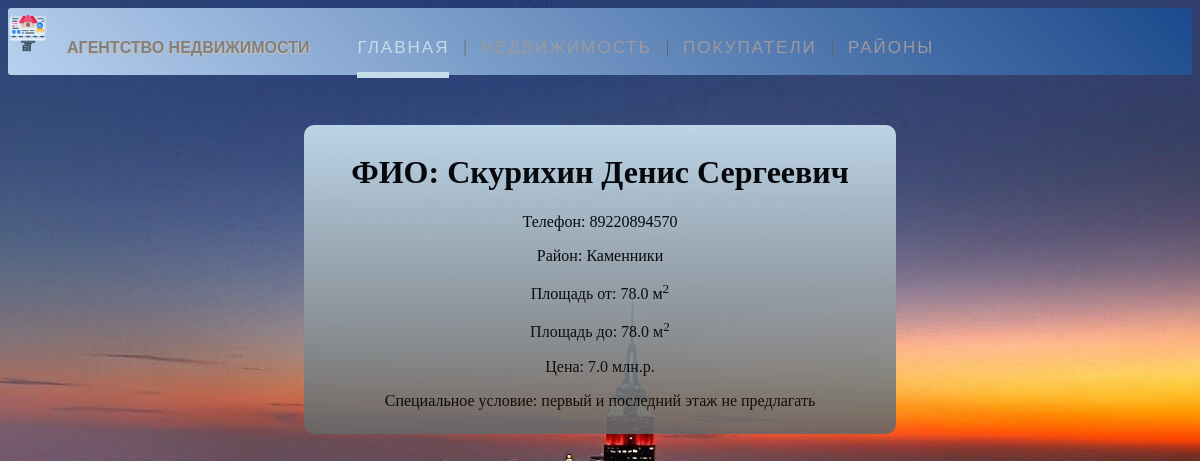
Page /buyers/2 on the earlier database version.
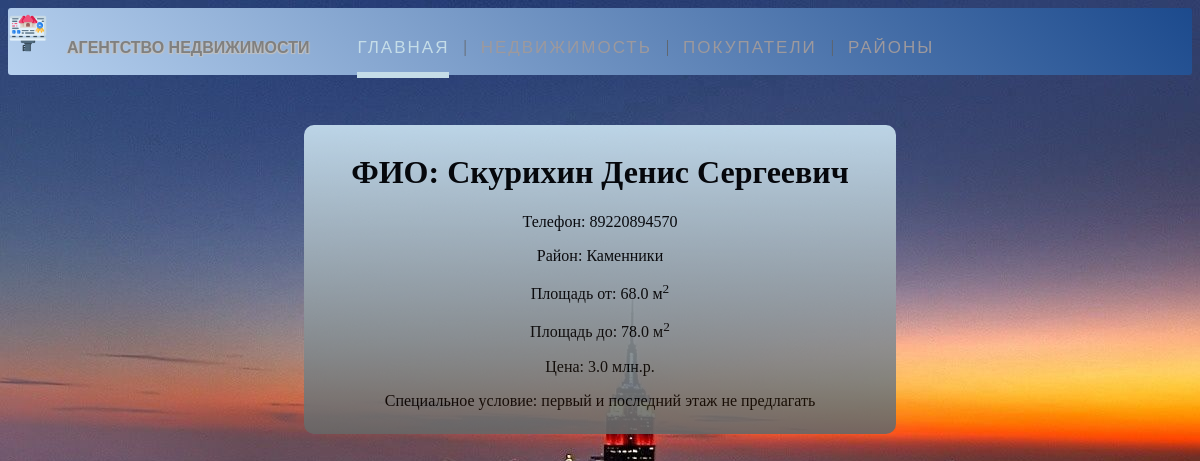
Same page on the later database version.
### webApp/models.py (models this page shows, shortened)
class Buyers(models.Model):
    id = models.AutoField('id', primary_key=True)
    fio = models.CharField('ФИО', max_length=50)
    phone = models.CharField('Номер телефона', max_length=12)
    id_district = models.IntegerField('Район')
    min_area = models.FloatField('Площадь')
    max_area = models.FloatField('Площадь')
    price = models.FloatField('Цена')
    spicial_condition = models.BooleanField('Специальное условие')
    class Meta:
        verbose_name = 'Покупатель'
        verbose_name_plural = 'Покупатели'

class Directory(models.Model):
    id = models.AutoField('id', primary_key=True)
    name_district = models.CharField('Район', max_length=60)
    class Meta:
        verbose_name = 'Район'
        verbose_name_plural = 'Районы'

### webApp/views.py (the view)
# urls.py: path('buyers/<int:pk>', views.buyesDetail, name='buyer-detail'),
def buyesDetail(request, pk):
    buyers = Buyers.objects.get(id=pk)
    form = {
        'fio': buyers.fio,
        'phone': buyers.phone,
        'district': Directory.objects.filter(id=buyers.id_district)[0].name_district,
        'min_area': buyers.min_area,
        'max_area': buyers.max_area,
        'price': buyers.price,
        'spicial_condition': buyers.spicial_condition
    }
    return render(request, 'webApp/details_buyers.html', {"form": form})

### webApp/templates/webApp/details_buyers.html (shortened to what this page needs)
{% extends 'webApp/base.html' %}
{% block content %}
    <div class="details-buyer">
        <h1>ФИО: {{ form.fio }}</h1>
        <p>Телефон: {{ form.phone }}</p>
        <p>Район: {{ form.district }}</p>
        <p>Площадь от: {{ form.min_area }} м<sup>2</sup></p>
        <p>Площадь до: {{ form.max_area }} м<sup>2</sup></p>
        <p>Цена: {{ form.price }} млн.р.</p>
         {% if form.spicial_condition %}
            <p>Специальное условие: любой этаж</p>
        {% else %}
            <p>Специальное условие: первый и последний этаж не предлагать</p>
        {% endif %}
    </div>
{% endblock %}

### webApp/templates/webApp/base.html (shortened to what this page needs)
<!DOCTYPE html>
<html lang="ru">
<head>
    <link rel="stylesheet" type="text/css" href="../../static/css/style_base.css">
    <link rel="stylesheet" type="text/css" href="../../static/css/style_seller.css">
    <link rel="stylesheet" type="text/css" href="../../static/css/style_add_apartment.css">
    <link rel="stylesheet" type="text/css" href="../../static/css/style_buyers.css">
    <link rel="stylesheet" type="text/css" href="../../static/css/style_index.css">
    <link rel="stylesheet" type="text/css" href="../../static/css/style_details_buyers.css">
    <link rel="stylesheet" type="text/css" href="../../static/css/style_details_sellers.css">
    <link rel="stylesheet" type="text/css" href="../../static/css/style_add_buyer.css">
</head>
<body>
    <div class="menu-main">
        <img src="../../static/src/favicon.ico" class="head-img"/>
        <b>Агентство недвижимости</b>
        <li><a href="{% url 'head-page' %}" class="current">Главная</a></li>
        <li><a href="{% url 'sellers-page' %}">Недвижимость</a></li>
        <li><a href="{% url 'buyers-page' %}">Покупатели</a></li>
        <li><a href="{% url 'directorys-page' %}">Районы</a></li>
    </div>
    <div class="container">
        {% block content %} {% endblock %}
    </div>
</body>
</html>

### webApp/static/css/style_base.css (style rules this page uses)
body { background-image: url("../src/fon.jpg"); }
.menu-main { margin: 2px 0 2px; padding: 5px 0 2px; text-align: left; background: linear-gradient(45deg, #b7d1ef, #1c4a8d); border-radius: 3px; position: sticky; top: 0; }
.menu-main li { display: inline-block; }
.menu-main li:after { content: "|"; color: #606060; display: inline-block; vertical-align:top; }
.menu-main li:last-child:after { content: none; }
.menu-main a { text-decoration: none; font-family: 'Ubuntu Condensed', sans-serif; letter-spacing: 2px; position: relative; padding-bottom: 15px; margin: 0 14px 0 10px; font-size: 17px; text-transform: uppercase; display: inline-block; transition: color .2s; }
.menu-main b { text-decoration: none; font-family: 'Ubuntu Condensed', sans-serif; margin: 0 34px 0 15px; text-transform: uppercase; display: inline-block; text-shadow: 1px 1px 1px silver, -1px 1px 1px silver; color: grey; transition: all .5s; }
.head-img { width: 40px; }
.menu-main a, .menu-main a:visited { color: #9d999d; }
.menu-main a.current, .menu-main a:hover { color: #C5DDE8; }
.menu-main a:before, .menu-main a:after { content: ""; position: absolute; height: 6px; top: auto; right: 50%; bottom: -5px; left: 50%; background: #C5DDE8; transition: .8s; }
.menu-main a:hover:before, .menu-main .current:before { left: 0; }
.menu-main a:hover:after, .menu-main .current:after { right: 0; }

### webApp/static/css/style_details_buyers.css (style rules this page uses)
.details-buyer { background: linear-gradient(180deg, #cbe4f3 0%, #676767 100%); align-content: center; align-items: center; text-align: center; border-radius: 10px; padding: 8px; opacity: 0.9; margin-top: 50px; margin-left: 25%; margin-right: 25%; }

Differences in the rows shown:
changed Buyers "Скурихин Денис Сергеевич": min_area "78.0" → "68.0"; price "7.0" → "3.0"
